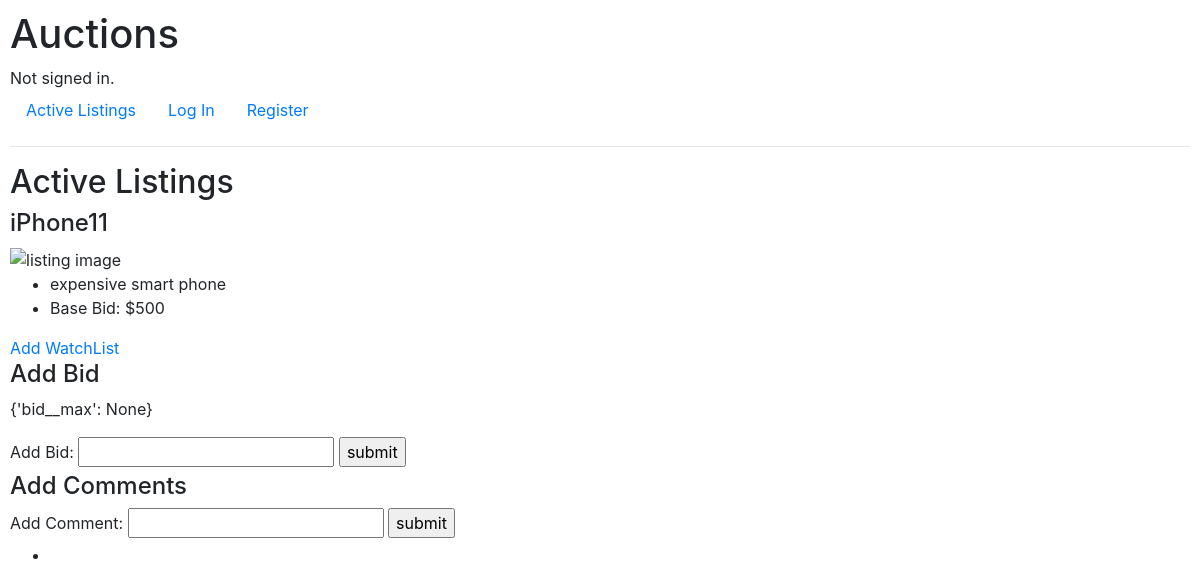
/list/2, run on the app's committed database.
### auctions/models.py (models this page shows, shortened)
class Listing(models.Model):
    title = models.CharField(max_length=300)
    description = models.CharField(max_length=5000)
    starting_bid = models.IntegerField()
    url = models.URLField(blank=True)
    category = models.CharField(null=True, max_length=5000)
    creater = models.ForeignKey(User, on_delete=models.CASCADE, null=True, related_name="theirlisting")
    status = models.BooleanField(default=True)
    winner = models.ForeignKey(User, on_delete=models.CASCADE, null=True, related_name="theirwinning")
    def max_bid(self):
        if Bid.objects.all().filter(listing=self).aggregate(Max('bid')):
            return Bid.objects.all().filter(listing=self).aggregate(Max('bid'))
        else:
            return self.starting_bid

### auctions/views.py (the view)
# urls.py: path("list/<int:id>", views.list, name="list"),
def list(request, id):
    return render(request, "auctions/list.html", {
        "list": Listing.objects.get(id=id),
        "formBid": AddBid(),
        "formComment": AddComment()
    })

### auctions/views.py
class AddBid(forms.Form):
    bid = forms.IntegerField(label="Add Bid", min_value=Listing.max_bid)

class AddComment(forms.Form):
    comment = forms.CharField(label="Add Comment")

### auctions/templates/auctions/list.html (shortened to what this page needs)
{% extends "auctions/layout.html" %}
{% block body %}
    <h2>Active Listings</h2>
    <h4>{{ list.title }}</h4>
    <img src="{{ list.url }}" alt="listing image" width="50" height="60">
    <ul>
        <li>{{ list.description }}</li>
        <li>Base Bid: ${{ list.starting_bid }}</li>
    </ul>
    <a href="{% url 'add' list.id %}">Add WatchList</a>
    <h4>Add Bid</h4>
    <p>{{ list.max_bid }}</p>
    <form action="{% url 'addbid' list.id %}" method="post">
        {{ formBid }}
        <input type="submit", value="submit">
    </form>
    <h4>Add Comments</h4>
    <form action="{% url 'comment' list.id %}" method="post">
        {{ formComment }}
        <input type="submit", value="submit">
    </form>
        <ul>
            <li>{{ comment.text }}</li>
        </ul>
{% endblock %}

### auctions/static/auctions/styles.css (style rules this page uses)
body { padding: 10px; }

### data on the page
Listing: title "iPhone11", description "expensive smart phone", starting_bid "500", max_bid "{'bid__max': None}"
